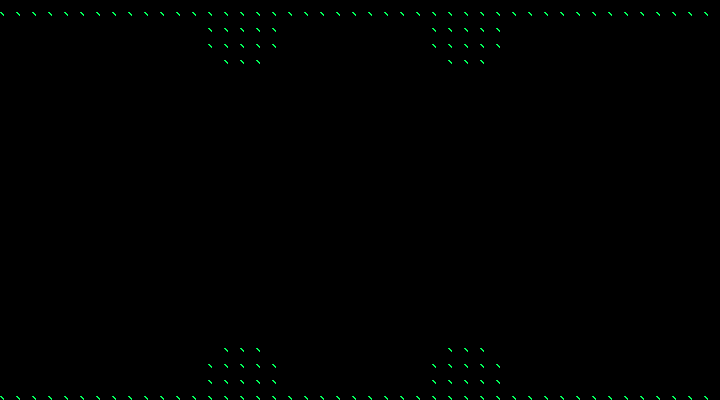

Tiled map render using the project's own tile images. Description and the map definition, with tile-layer contents summarised, below:
An orthogonal 45x25 tile map with 16x16 px tiles, 1 tile layer (Tiles), 2 tilesets and 77 objects (75x enemy, 2x node).

<map version="1.0" orientation="orthogonal" width="45" height="25" tilewidth="16" tileheight="16">
 <tileset firstgid="1" name="Tiles" tilewidth="16" tileheight="16">
  <image source="../images/Wall-Terrain-Tiles.png" width="256" height="112" />
 </tileset>
 <tileset firstgid="113" name="Enemies" tilewidth="16" tileheight="16">
  <image source="../images/enemy.png" width="16" height="16" />
 </tileset>
 <layer name="Tiles" width="45" height="25">
  <properties>
   <property name="collision" value="true" />
   <property name="tileset" value="Tiles" />
  </properties>
  <data>[1125 cells, 142 non-empty, 1 distinct tile ids]</data>
 </layer>
 <objectgroup name="Enemies" width="45" height="25">
  <object name="4" type="enemy" gid="113" x="336" y="32" />
  <object name="4" type="enemy" gid="113" x="352" y="48" />
  <object name="4" type="enemy" gid="113" x="368" y="32" />
  <object name="4" type="enemy" gid="113" x="352" y="32" />
  <object name="4" type="enemy" gid="113" x="368" y="48" />
  <object name="4" type="enemy" gid="113" x="336" y="48" />
  <object name="4" type="enemy" gid="113" x="336" y="64" />
  <object name="4" type="enemy" gid="113" x="352" y="64" />
  <object name="4" type="enemy" gid="113" x="368" y="64" />
  <object name="4" type="enemy" gid="113" x="352" y="384" />
  <object name="4" type="enemy" gid="113" x="352" y="352" />
  <object name="4" type="enemy" gid="113" x="336" y="384" />
  <object name="4" type="enemy" gid="113" x="336" y="352" />
  <object name="4" type="enemy" gid="113" x="368" y="352" />
  <object name="4" type="enemy" gid="113" x="336" y="368" />
  <object name="4" type="enemy" gid="113" x="368" y="368" />
  <object name="4" type="enemy" gid="113" x="352" y="368" />
  <object name="4" type="enemy" gid="113" x="368" y="384" />
  <object name="2" type="enemy" gid="113" x="224" y="144" />
  <object name="2" type="enemy" gid="113" x="224" y="272" />
  <object name="2" type="enemy" gid="113" x="480" y="272" />
  <object name="2" type="enemy" gid="113" x="480" y="144" />
  <object name="3" type="enemy" gid="113" x="352" y="208" />
  <object name="4" type="enemy" gid="113" x="384" y="48" />
  <object name="4" type="enemy" gid="113" x="384" y="64" />
  <object name="4" type="enemy" gid="113" x="400" y="32" />
  <object name="4" type="enemy" gid="113" x="416" y="32" />
  <object name="4" type="enemy" gid="113" x="416" y="64" />
  <object name="4" type="enemy" gid="113" x="400" y="48" />
  <object name="4" type="enemy" gid="113" x="416" y="48" />
  <object name="4" type="enemy" gid="113" x="384" y="32" />
  <object name="4" type="enemy" gid="113" x="400" y="64" />
  <object name="4" type="enemy" gid="113" x="288" y="48" />
  <object name="4" type="enemy" gid="113" x="288" y="64" />
  <object name="4" type="enemy" gid="113" x="304" y="32" />
  <object name="4" type="enemy" gid="113" x="320" y="32" />
  <object name="4" type="enemy" gid="113" x="320" y="64" />
  <object name="4" type="enemy" gid="113" x="304" y="48" />
  <object name="4" type="enemy" gid="113" x="320" y="48" />
  <object name="4" type="enemy" gid="113" x="288" y="32" />
  <object name="4" type="enemy" gid="113" x="304" y="64" />
  <object name="4" type="enemy" gid="113" x="416" y="352" />
  <object name="4" type="enemy" gid="113" x="384" y="368" />
  <object name="4" type="enemy" gid="113" x="416" y="368" />
  <object name="4" type="enemy" gid="113" x="384" y="384" />
  <object name="4" type="enemy" gid="113" x="400" y="368" />
  <object name="4" type="enemy" gid="113" x="400" y="384" />
  <object name="4" type="enemy" gid="113" x="416" y="384" />
  <object name="4" type="enemy" gid="113" x="384" y="352" />
  <object name="4" type="enemy" gid="113" x="400" y="352" />
  <object name="4" type="enemy" gid="113" x="320" y="352" />
  <object name="4" type="enemy" gid="113" x="288" y="368" />
  <object name="4" type="enemy" gid="113" x="320" y="368" />
  <object name="4" type="enemy" gid="113" x="288" y="384" />
  <object name="4" type="enemy" gid="113" x="304" y="368" />
  <object name="4" type="enemy" gid="113" x="304" y="384" />
  <object name="4" type="enemy" gid="113" x="320" y="384" />
  <object name="4" type="enemy" gid="113" x="288" y="352" />
  <object name="4" type="enemy" gid="113" x="304" y="352" />
  <object name="0" type="enemy" gid="113" x="384" y="176" />
  <object name="0" type="enemy" gid="113" x="416" y="176" />
  <object name="0" type="enemy" gid="113" x="320" y="176" />
  <object name="0" type="enemy" gid="113" x="288" y="176" />
  <object name="1" type="enemy" gid="113" x="288" y="240" />
  <object name="1" type="enemy" gid="113" x="320" y="240" />
  <object name="1" type="enemy" gid="113" x="384" y="240" />
  <object name="1" type="enemy" gid="113" x="416" y="240" />
  <object name="0" type="enemy" gid="113" x="288" y="128" />
  <object name="0" type="enemy" gid="113" x="320" y="128" />
  <object name="0" type="enemy" gid="113" x="384" y="128" />
  <object name="0" type="enemy" gid="113" x="416" y="128" />
  <object name="1" type="enemy" gid="113" x="416" y="288" />
  <object name="1" type="enemy" gid="113" x="288" y="288" />
  <object name="1" type="enemy" gid="113" x="320" y="288" />
  <object name="1" type="enemy" gid="113" x="384" y="288" />
  <object type="node" gid="113" x="448" y="208" />
  <object type="node" gid="113" x="256" y="208" />
 </objectgroup>
</map>
